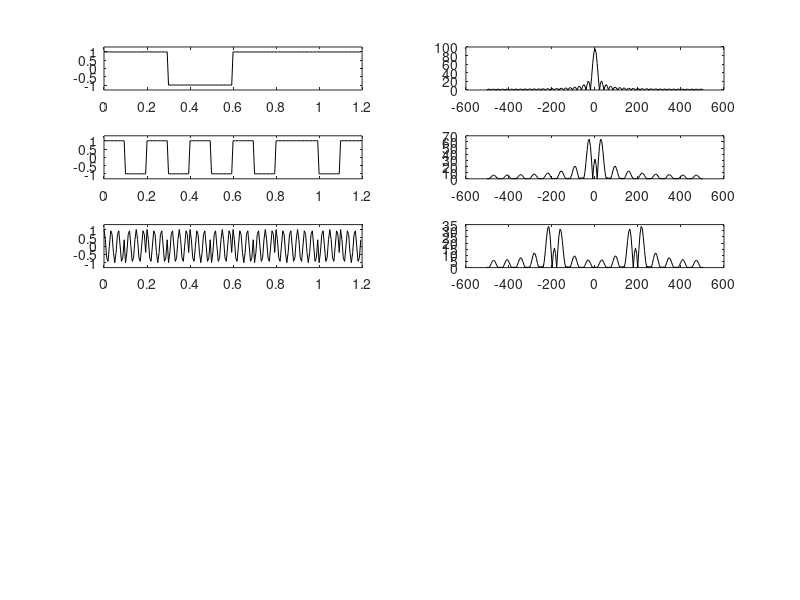

Here is the MATLAB script that generated this plot: (Note: this script raises an error after producing the figure.)
%plot_ds_ss.m (to draw Fig. 10.5)
clear, clf
c=[1 0 1]; % A simple PN code, i.e., c=png([1,4]); 
Nc=length(c);
T=0.1/16; Tc=0.1; NTc=Tc/T; Tb=Nc*Tc; NTb=Nc*NTc; % Chip/Bit interval
%d1=ones(1,NTc); d1b=ones(1,NTb); % For oversampling
d=[1 0 1 1]; d_bp=2*d-1; % Channel coded message & its bipolar version
dt=ones(Nc*NTc,1)*d; dt=dt(:)'; % Data signal d(t)
d_bpt=2*dt-1; % Bipolar/Non-Return_to_Zero data signal
N=length(dt); % 4*NTb=4Tb/T
t=[0:4*NTb-1]*T; tf=4*NTb*T;
subplot(621), plot(t,d_bpt,'k'), axis([0 tf -1.3 1.3])
f=[-N/2:N/2]*2*pi/N/T;
Df= fftshift(abs(fft(d_bpt,N))); Df=[Df Df(1)];
subplot(622), plot(f,Df,'k')
c_bp=2*c-1; c_bpt=ones(NTc,1)*c_bp; % Bipolarized code
dct=c_bpt(:)*d_bp; dct=dct(:)'; % d(t)c(t): PN-coded seq.
subplot(623), plot(t,dct,'k'), axis([0 tf -1.3 1.3])
Dcf= fftshift(abs(fft(dct,N))); Dcf=[Dcf Dcf(1)];
subplot(624), plot(f,Dcf,'k')
wc=60*pi; % Carrier frequency
carrier=cos(wc*[0:NTc-1]*T);
dcmt=carrier'*dct([NTc:NTc:4*NTb]); dcmt=dcmt(:)'; % Modulated
subplot(625), plot(t,dcmt,'k'), axis([0 tf -1.3 1.3])
Dcmf= fftshift(abs(fft(dcmt,N))); Dcmf=[Dcmf Dcmf(1)];
subplot(626), plot(f,Dcmf,'k')
dcmdt=xcorr1(dcmt,2*carrier); % Demodulated
dcmdd= dcmdt([NTc:NTc:4*NTb]); % Sampled
dcmddt=ones(NTc,1)*dcmdd; dcmddt=dcmddt(:)';
subplot(627), plot(t,dcmddt,'k'), axis([0 tf -1.3 1.3])
Dcmddf= fftshift(abs(fft(dcmddt,N))); Dcmddf=[Dcmddf Dcmddf(1)];
subplot(628), plot(f,Dcmddf,'k')
dcc=c_bp*reshape(dcmdd,Nc,length(dcmdd)/Nc); % Decoded
dccmdt=ones(NTb,1)*dcc(:)'/Nc; 
dccmdt=dccmdt(:)'; % Oversampled and decoded
subplot(629), plot(t,dccmdt,'k'), axis([0 tf -1.3 1.3])
Dccmdf= fftshift(abs(fft(dccmdt,N))); Dccmdf=[Dccmdf Dccmdf(1)];
subplot(6,2,10), plot(f,Dccmdf,'k')
